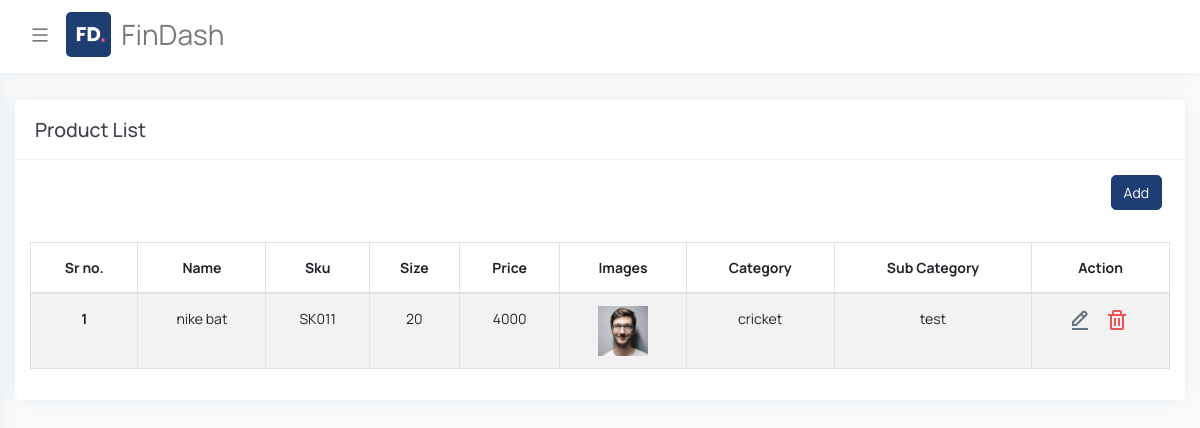
Before: /show_product/ with the older database file.
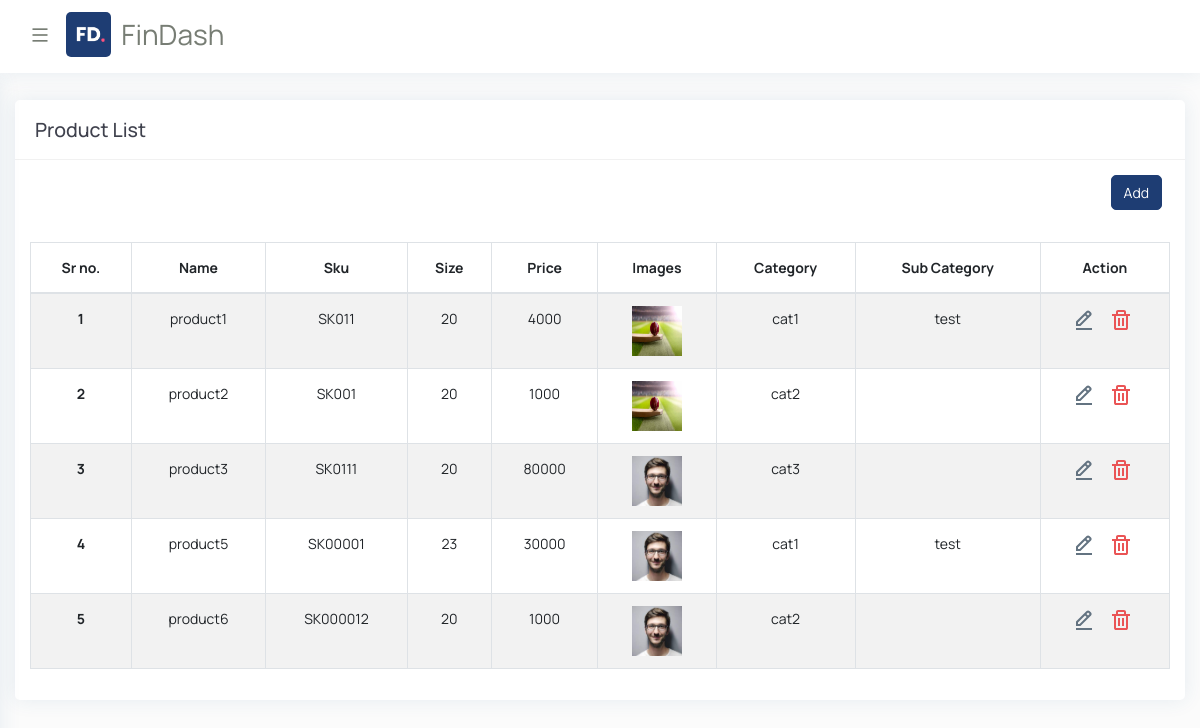
After: the same page with the newer database file.
### demo_admin/models.py (models this page shows)
class Product(models.Model):
    product_name=models.CharField(max_length=10,null=True,blank=True)
    product_sku=models.CharField(max_length=10,null=True,blank=True,unique=True)
    product_size=models.CharField(max_length=10,null=True,blank=True)
    price=models.IntegerField()
    images=models.ImageField(upload_to='images',null=True,blank=True)
    category_id=models.ForeignKey(Category,on_delete=models.SET_NULL,null=True,blank=True)
    sub_category_id=models.ForeignKey(Sub_Category,on_delete=models.SET_NULL,null=True,blank=True)
    created_at=models.DateTimeField(default=timezone.now)
    updated_at=models.DateTimeField(default=timezone.now)

class Category(models.Model):
    category_name=models.CharField(max_length=10,null=True,blank=True)
    category_image=models.ImageField(upload_to='images',null=True,blank=True)
    category_code=models.CharField(max_length=10,null=True,blank=True)
    created_at=models.DateTimeField(default=timezone.now)
    updated_at=models.DateTimeField(default=timezone.now)

class Sub_Category(models.Model):
    category_id=models.ForeignKey(Category,on_delete=models.SET_NULL,null=True,blank=True)
    sub_category_name=models.CharField(max_length=10,null=True,blank=True)
    sub_category_image=models.ImageField(upload_to='images',null=True,blank=True)
    sub_category_code=models.CharField(max_length=10,null=True,blank=True)
    created_at=models.DateTimeField(default=timezone.now)
    updated_at=models.DateTimeField(default=timezone.now)

### demo_admin/views.py (the view)
# urls.py: path('show_product/', views.show_product, name='show_product'),
def show_product(request):
    data=Product.objects.all()
    context={'data':data}
    return render(request,'admin_template/product/show_product.html',context)

### templates/admin_template/product/show_product.html (shortened to what this page needs)
{% extends 'admin_template/base.html' %}
{% load static %}
{% block body %}
<div id="content-page" class="content-page">
    <div class="container-fluid">
       <div class="row">
          <div class="col-sm-12">
             <div class="iq-card">
                <div class="iq-card-header d-flex justify-content-between">
                   <div class="iq-header-title">
                      <h4 class="card-title">Product List</h4>
                   </div>
                </div>
                <div class="iq-card-body">
                   <div id="table" class="table-editable">
                      <span class="table-add float-right mb-3 mr-2">
                        <a type="submit" href="{% url 'add_product' %}" class="btn btn-primary mb-3">Add</a>
                      </span>
                     <div class="table-responsive">
                        <table id="tableID" class="table table-bordered table-responsive-md table-striped text-center" >
                        <thead>
                            <tr width="100">
                              <th style="text-align: center">Sr no.</th>
                               <th style="text-align: center">Name</th>
                               <th style="text-align: center">Sku</th>
                               <th style="text-align: center">Size</th>
                               <th style="text-align: center">Price</th>
                               <th style="text-align: center">Images</th>
                               <th style="text-align: center">Category</th>
                               <th style="text-align: center">Sub Category</th>
                               <th style="text-align: center">Action</th>
                            </tr>
                         </thead>
                         <tbody>
                            {%for d in data%}
                            <tr>
                            <th scope="row" style="text-align: center;">{{ forloop.counter }}</th>
                            <td>{{d.product_name}}</td>
                            <td>{{d.product_sku}}</td>
                            <td style="text-align: center;">{{d.product_size}}</td>
                            <td style="text-align: center;">{{d.price}}</td>
                            <td style="text-align: center;">{% if d.images %}
                            <img src="{{d.images.url}}" width="50" height="50">
                            {% endif %}</td>
                            <td>{{d.category_id.category_name}}</td>
                            <td>{{d.sub_category_id.sub_category_name}}</td>
                           <td>
                              <a class="me-3" href="{% url 'edit_product' d.id %}" >
                                 <img src="{% static 'admin_static/images/icon/edit.svg'%}" alt="img">
                             </a>
                             <a class="me-3" href="{% url 'delete_product' d.id %}" onclick="return confirm('Are you sure you want to delete this?')">
                                 <img src="{% static 'admin_static/images/icon/delete.svg'%}" alt="img">
                             </a>
                           </td>
                           {%endfor%}
                            </tr>
                           </div>
                     </div>
                  </div>
               </div>
            </div>
         </div>
      </div>
   </div>
</div>
 {% endblock %}

### templates/admin_template/base.html (shortened to what this page needs)
<!doctype html>
<html lang="en">
{% load static %}
<head>
      <link rel="stylesheet" href="{% static 'admin_static/css/bootstrap.min.css' %} ">
      <link rel="stylesheet" href="{% static 'admin_static/css/typography.css' %}">
      <link rel="stylesheet" href="{% static 'admin_static/css/style.css' %}">
      <link rel="stylesheet" href="{% static 'admin_static/css/responsive.css' %}">
      <link href="{% static 'admin_static/fullcalendar/core/main.css'%}" rel='stylesheet' />
      <link href="{% static 'admin_static/fullcalendar/daygrid/main.css'%}" rel='stylesheet' />
      <link href="{% static 'admin_static/fullcalendar/timegrid/main.css'%}" rel='stylesheet' />
      <link href="{% static 'admin_static/fullcalendar/list/main.css'%}" rel='stylesheet' />
      <link rel="stylesheet" href="{% static 'admin_static/css/flatpickr.min.css' %}">
      <link rel="stylesheet" href="https://cdn.datatables.net/2.0.1/css/dataTables.dataTables.css" />
      <link href="https://cdn.rawgit.com/harvesthq/chosen/gh-pages/chosen.min.css" rel="stylesheet"/>
      <link href="https://cdn.jsdelivr.net/npm/select2@4.1.0-rc.0/dist/css/select2.min.css" rel="stylesheet" />
      <link rel="stylesheet" href="https://cdn.jsdelivr.net/npm/@ttskch/select2-bootstrap4-theme@1.5.2/dist/select2-bootstrap4.min.css">
   </head>
   <body>
      <div class="wrapper">
        {% include "admin_template/sidebar.html" %}
        {% block body%}
        {% endblock %}
   </body>
</html>

### templates/admin_template/sidebar.html (shortened to what this page needs)
{% load static %}
 <div class="iq-top-navbar">
    <div class="iq-navbar-custom">
       <nav class="navbar navbar-expand-lg navbar-light p-0">
          <div class="iq-menu-bt d-flex align-items-center">
             <div class="wrapper-menu">
                <div class="main-circle"><i class="ri-menu-line"></i></div>
             </div>
             <div class="iq-navbar-logo d-flex justify-content-between ml-3">
                <a href="{% url 'dashboard' %}" class="header-logo">
                <img src="{% static 'images/logo.png' %}" class="img-fluid rounded" alt="">
                <span>FinDash</span>
                </a>
             </div>
          </div>
       </nav>
    </div>
 </div>

### static/admin_static/css/typography.css (style rules this page uses)
body { font-family: 'Manrope', sans-serif; font-weight: 400; font-style: normal; font-size: 14px; line-height: 1.8; padding: 0; margin: 0; color: var(--iq-body-text); background: var(--iq-body-bg); }
a, .btn { -webkit-transition: all 0.5s ease-out 0s; -moz-transition: all 0.5s ease-out 0s; -ms-transition: all 0.5s ease-out 0s; -o-transition: all 0.5s ease-out 0s; transition: all 0.5s ease-out 0s; }
a, button, input, btn { outline: medium none !important; }
a { color: var(--iq-primary); }
h1, h2, h3, h4, h5, h6 { font-family: 'Manrope', sans-serif; font-weight: 500; margin: 0px; line-height: 1.5; color: var(--iq-title-text); }
h4 { font-size: 1.400em; }
.rounded { border-radius: 5px!important; }
.iq-card { background: var(--iq-light-card); -webkit-border-radius: 5px; -moz-border-radius: 5px; border-radius: 5px; margin-bottom: 30px; border: none; -webkit-box-shadow: 0px 0px 20px 0px rgba(44, 101, 144, 0.1); box-shadow: 0px 0px 20px 0px rgba(44, 101, 144, 0.1); }
.iq-card-body { padding: 15px; }
.iq-card .iq-card-header { padding: 0 20px; min-height: 60px; -ms-flex-align: center !important; align-items: center !important; border-bottom: 1px solid var(--iq-border-light); }
.iq-card .iq-card-header .iq-header-title { display: inline-block; align-self: center !important; }
.iq-card .iq-card-header .iq-header-title .card-title { margin-bottom: 0; }
.btn { font-size: 14px; border-radius: 5px; }
.btn-primary { background: var(--iq-primary); border-color: var(--iq-primary); }

### static/admin_static/css/responsive.css (style rules this page uses)
@media (max-width:1299px) { .iq-top-navbar .iq-navbar-custom .iq-menu-bt { display: block; } }
@media (max-width:1299px) { .content-page, body.sidebar-main .content-page { margin-left: 0; padding: 100px 0 0; } }
@media (max-width:1299px) { .iq-top-navbar, body.sidebar-main .iq-top-navbar { width: auto; left: 0; right: 0; } }
@media (max-width:1299px) { .iq-navbar-logo { padding: 0; } }

### static/admin_static/css/variable.css (style rules this page uses)
:root { --iq-title-text: #3f414d; --iq-body-text: #777d74; --iq-body-bg: #fbfbfb; --iq-primary: #1e3d73; --iq-secondary: #a09e9e; --iq-success: #65f9b3; --iq-warning: #ffbf43; --iq-danger: #fe517e; --iq-info: #9267ff; --iq-dark: #3f414d; --iq-light: #fafafb; --iq-white: #ffffff; --iq-black: #000000; --iq-light-primary: #e7ecee; --iq-light-secondary: #f1f2f1; --iq-light-success: #ecfff6; --iq-light-danger: #ffeeee; --iq-light-warning: #fefaee; --iq-light-info: #f4f0ff; --iq-light-dark: #f0efef; --iq-primary-hover: #1d335a; --iq-secondary-hover: #3948e8; --iq-success-hover: #8defc0; --iq-danger-hover: #ff6a6a; --iq-warning-hover: #fae837; --iq-info-hover: #fff1e0; --iq-dark-hover: #3948e8; --iq-border-light: #f1f1f1; --iq-light-card: #ffffff; --iq-primary-rgb: 100, 114, 248; --iq-color1: #1e3d73; --iq-color2: #02d871; --iq-color3: #309cf3; --iq-color4: #ff00ff; --iq-color5: #fb1f4c; --iq-color6: #00ced1; --iq-color7: #f35f3b; --iq-color8: #fde117; --iq-color9: #ff0000; --iq-color10: #88028c; --iq-color11: #00d5ab; --iq-color12: #ce9252; --iq-color13: #f9ae02; --iq-color14: #1e7fe4; --iq-color15: #006400; --iq-color16: #fa7c04; --iq-color17: #81bf02; --iq-color18: #99a7ca; --iq-color19: #3d2a26; --iq-color20: #a0746b; }

Changed rows visible on the page:
changed Product "SK011": product_name "nike bat" → "product1"; images: a different picture; category_id.category_name "cricket" → "cat1"
added Product: product_name "product2", product_sku "SK001", product_size "20", price "1000", images (picture), category_id.category_name "cat2"
added Product: product_name "product3", product_sku "SK0111", product_size "20", price "80000", images (picture), category_id.category_name "cat3"
added Product: product_name "product5", product_sku "SK00001", product_size "23", price "30000", images (picture), category_id.category_name "cat1", sub_category_id.sub_category_name "test"
added Product: product_name "product6", product_sku "SK000012", product_size "20", price "1000", images (picture), category_id.category_name "cat2"
